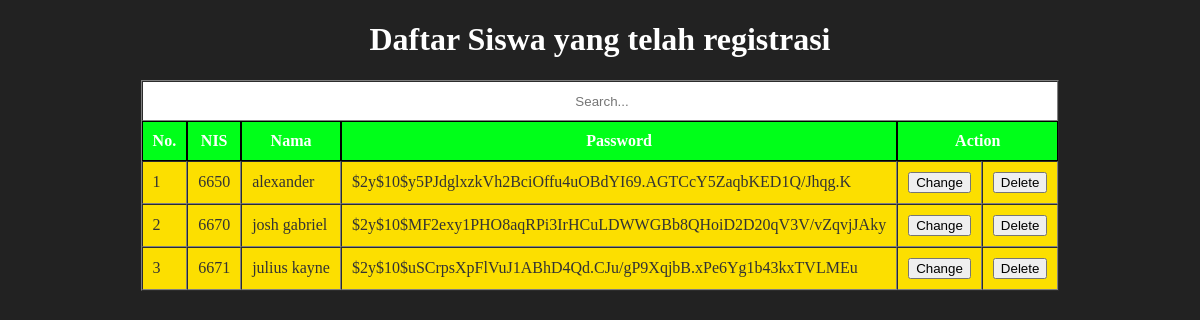
The page / on the database its author committed.
### tables this page shows
CREATE TABLE `user` (
  `nis` int(4) NOT NULL,
  `nama` varchar(100) NOT NULL,
  `pw` varchar(255) DEFAULT NULL
);

### php/functions.php (called while the page is built, shortened)
<?php
	$conn = mysqli_connect("localhost", "jadwalku", "smkimmanuel", "register");
	function query($query){
		global $conn;
		$result = mysqli_query($conn, $query);
		$rows = [];
		while ($row = mysqli_fetch_assoc($result)){
			$rows[] = $row;
		}
		return $rows;
	}
 ?>

### index.php (the view, shortened to what this page needs)
<?php
	require 'php/functions.php';
	$user = query("SELECT * FROM user ORDER BY nis");
	$i = 1;
 ?>
<!DOCTYPE html>
<html lang="en">
<head>
</head>
<body>
	<h1 align="center">Daftar Siswa yang telah registrasi</h1>
	<table align="center" border="1" cellpadding="10" cellspacing="0">
		<tr class="form">
			<td colspan="7">
				<form action="" method="post">
					<input type="text" name="no" class="nis" value="" placeholder="Search..." autocomplete="off" autofocus>
				</form>
			</td>
		</tr>
		<tr class="head">
			<th>No.</th>
			<th>NIS</th>
			<th>Nama</th>
			<th>Password</th>
			<th colspan="2" align="center">Action</t>
		</tr>
		<?php foreach($user as $use):?>
		<tr class="body">
			<td><?= $i++?></td>
			<td><?= $use["nis"] ?></td>
			<td><?= $use["nama"] ?></td>
			<td><?= $use["pw"] ?></td>
			<td><button class="change">Change</button></td>
			<td><a href="php/delete.php?nis=<?= $use["nis"] ?>" onclick="return confirm('Are you sure want to delete this data');"><button class="remove">Delete</button></a></td>
		</tr>
		<?php endforeach;?>
	</table>
</body>
</html>

### index.php (style rules this page uses)
html { background-color: #222; color: white; }
.form { padding: 0; margin: 0; background-color: white; }
form { width: 100%; height: 100%; margin: 0; padding: 0; }
.nis { width: 100%; height: 100%; margin: 0; border: none; text-align: center; }
.nis::placeholder { text-align: center; }
.head { background-color: #00ff19; }
.head th { border: 1px solid #000; color: white; }
.body { background-color: #fcdf00; }
.body td { color: #333; }

### rows shown on the page
user: nis "6650", nama "alexander", pw "$2y$10$y5PJdglxzkVh2BciOffu4uOBdYI69.AGTCcY5ZaqbKED1Q/Jhqg.K"
user: nis "6670", nama "josh gabriel", pw "$2y$10$MF2exy1PHO8aqRPi3IrHCuLDWWGBb8QHoiD2D20qV3V/vZqvjJAky"
user: nis "6671", nama "julius kayne", pw "$2y$10$uSCrpsXpFlVuJ1ABhD4Qd.CJu/gP9XqjbB.xPe6Yg1b43kxTVLMEu"
